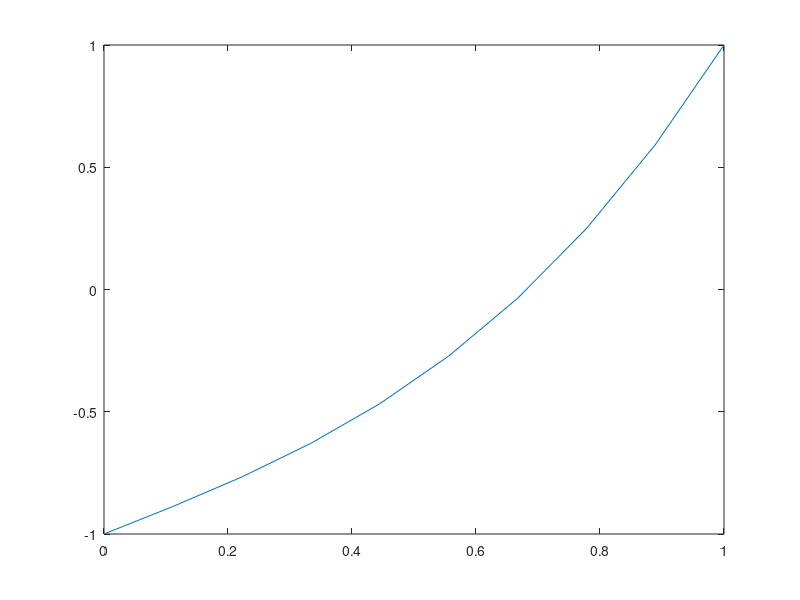

Reproduce this figure in MATLAB. (Note: this script raises an error after producing the figure.)
%examples_0615.m

%use "debugging mode"

%defining a function handle
f=@(x) x.^3+x-1;
f(0)
f(1)
%what does the "dot" after x do? We can send in vectors
f([0,1])

%compare, g has "no dot"
g=@(x) x^3+x-1;

%plotting
help linspace
t = linspace(0,1,10); %10 numbers in the interval [0,1]
z = f(t);
figure,plot(t,z)



%use bisect.m to solve for the root in the interval [0,1] tol = 5e-6
edit bisect.m

%never hurts to look at such code...

%run it with our function f,a = 0, b = 1, tol = 5e-6
xc = bisect(f,0,1,5e-6)

%how about the function h(x) = x, interval [-pi,e] ?
% what would Newton's method do?
h=@(x) x;
xd = bisect(h,-pi,exp(1),5e-16)



%checking errors
tol = 0.5e-6;
for n = 1:50
    %record errors in vector
    e(n) = 0.5^(n+1);
    fprintf('n =%d   error < %0.8f \n',n,e(n))
    if e(n) < tol
        fprintf('Done, tolerance reached \n')
        break
    end
end
plot(e),title('Errors'),xlabel('n'),ylabel('Error')


